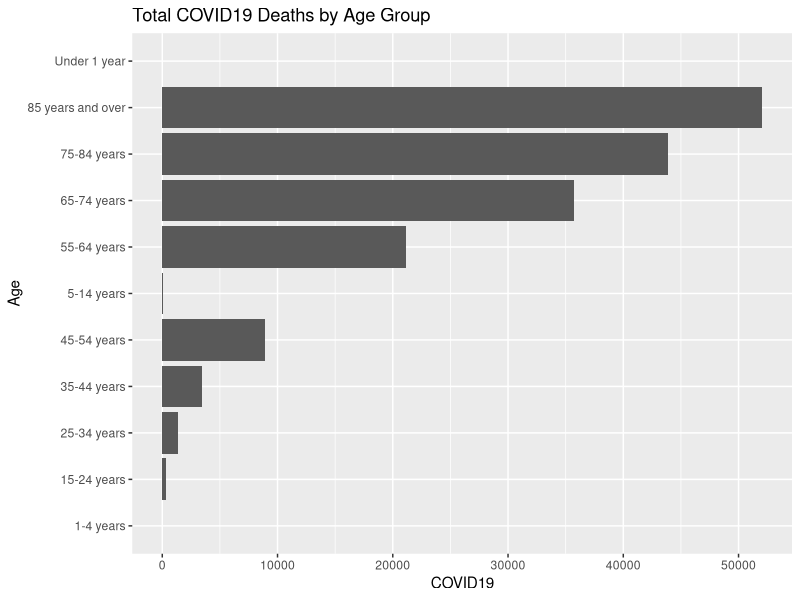
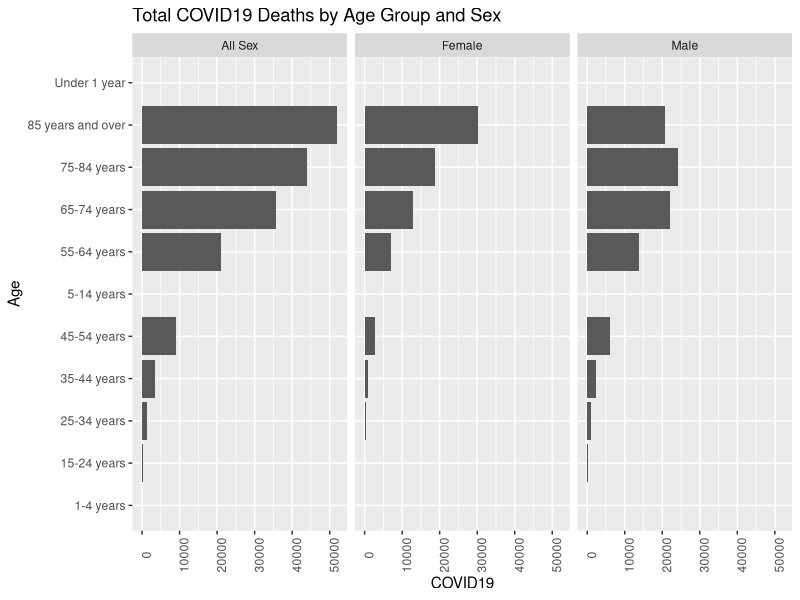
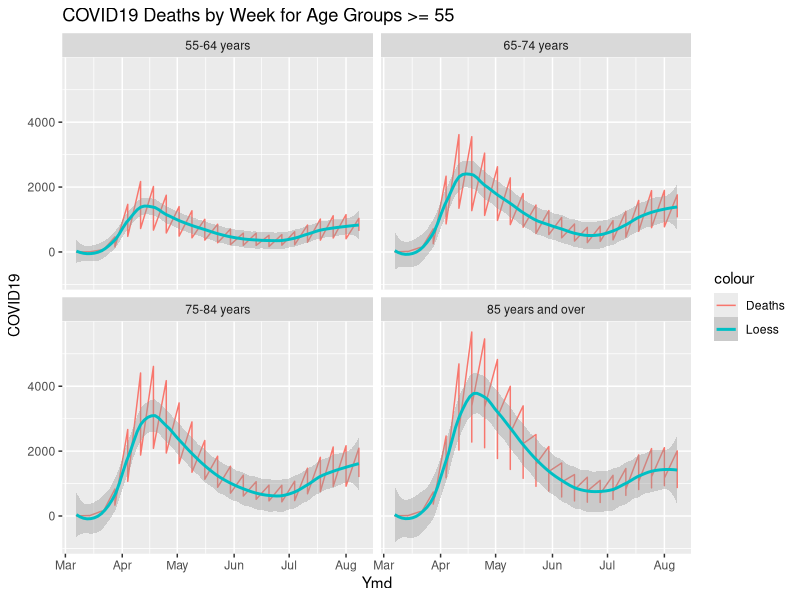

Recreate these plots in R, in order.
## ---- chunk 1
knitr::opts_chunk$set(echo = TRUE)
library(ggplot2)
library(scales)
## ---- chunk 2
WeeklyAge <- read.csv("./DATA/week_age_sex.csv")
colnames(WeeklyAge) <-c("State","Date","Sex","Age","Deaths","COVID19")
WeeklyAge$Ymd <- substr(WeeklyAge$Date,1,10)
WeeklyAge$Ymd <- as.Date(WeeklyAge$Ymd)
summary(WeeklyAge)
## ---- chunk 3
all_age <- subset(WeeklyAge,Age !="All Ages" & Sex=="All Sex")

## ---- chunk 4
ggplot(all_age) + geom_col(aes(x=Age,y=COVID19)) + coord_flip() +
  labs(title="Total COVID19 Deaths by Age Group")
## ---- chunk 5
all_sex <- subset(WeeklyAge,Age !="All Ages")
ggplot(all_sex) + geom_col(aes(x=Age,y=COVID19)) + coord_flip() +
  labs(title="Total COVID19 Deaths by Age Group and Sex") +
  facet_wrap(~Sex) + theme(axis.text.x = element_text(angle = 90))
  
## ---- chunk 6
not_all_ages <- subset(all_sex, Age %in% c("55-64 years","65-74 years","75-84 years","85 years and over") & Ymd >="2020-03-01")
ggplot(not_all_ages) + geom_line(aes(x=Ymd,y=COVID19,col="Deaths")) + facet_wrap(~Age) +
  labs(title="COVID19 Deaths by Week for Age Groups >= 55") +
  geom_smooth(aes(x=Ymd,y=COVID19,col="Loess"),span=0.25)
  
